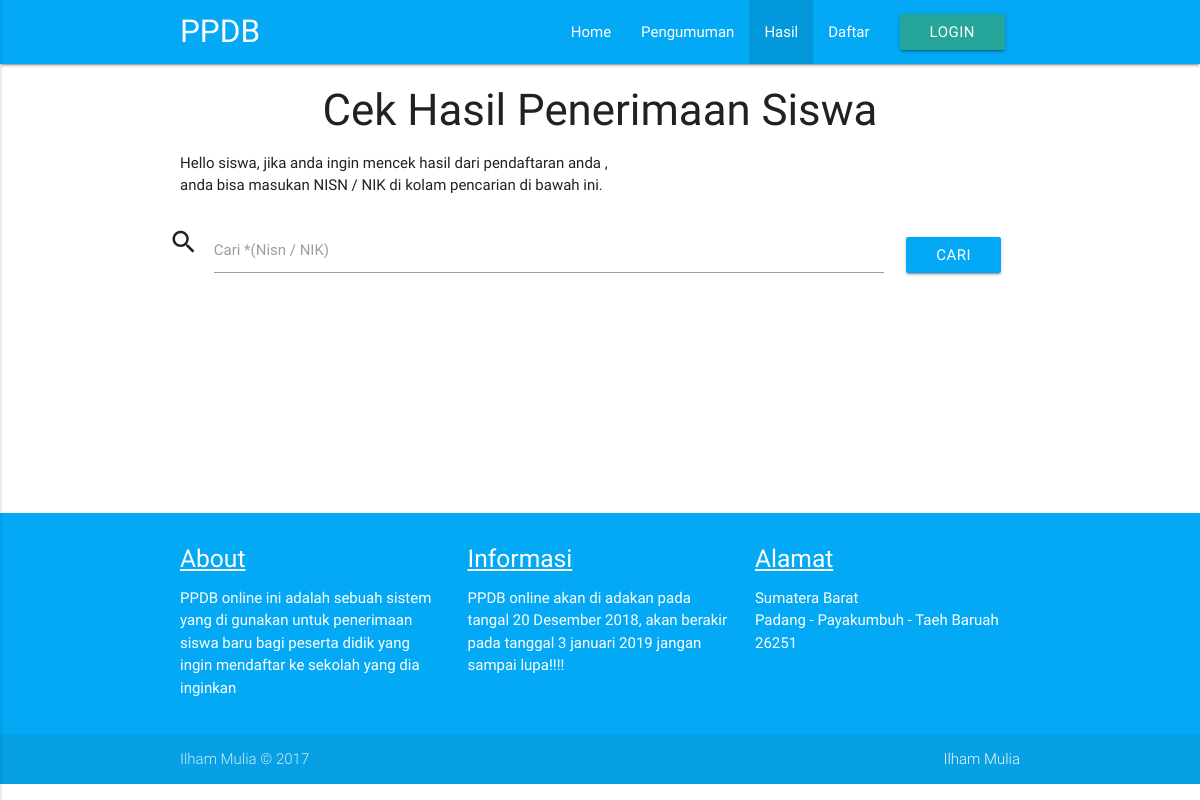
The app's page /index.php/home/hasil with its own data.
### tables this page shows
CREATE TABLE IF NOT EXISTS `config` (
`id` int(11) NOT NULL,
  `judul` varchar(200) NOT NULL,
  `text_home` text NOT NULL,
  `text_pengumuman` text NOT NULL,
  `about` text NOT NULL,
  `informasi` text NOT NULL,
  `alamat` text NOT NULL,
  `pemilik` varchar(200) NOT NULL
);

### application/models/tampil_m.php (called while the page is built, shortened)
<?php
class Tampil_m extends CI_Model{
  function data_tampil(){
    return $this->db->get('config');
  }
}

### application/controllers/home.php (called while the page is built, shortened)
<?php
class Home extends CI_Controller {
  public function __construct()
  {
    $this->load->model('login_m');
    $this->load->model('daftar_m');
    $this->load->model('tampil_m');
  }
  public function hasil()
	{
  $data['data'] = $this->tampil_m->data_tampil()->result();
  $this->load->view('hasil', $data);
	}
}

### index.php (called while the page is built, shortened)
<?php
require_once BASEPATH.'core/CodeIgniter.php';

### application/views/hasil.php (the view, shortened to what this page needs)
<?php
foreach ($data as $tampil) {
  ?>
<html lang="en">
<head>
  <link href="<?php echo base_url('materialize/css/materialize.css'); ?>" type="text/css" rel="stylesheet" media="screen,projection"/>
  <link href="<?php echo base_url('materialize/css/materialize.min.css'); ?>" type="text/css" rel="stylesheet" media="screen,projection"/>
</head>
<body>
<div class="navbar-fixed">
  <nav class="light-blue">
    <div class="container">
    <div class="nav-wrapper">
      <a href="#" class="brand-logo"><?php echo $tampil->judul; ?></a>
      <ul class="right hide-on-med-and-down">
        <li><a href="<?php echo base_url()?>" >Home</a></li>
        <li><a href="<?php echo base_url('index.php/home/pengumuman')?>">Pengumuman</a></li>
        <li class="active"><a href="<?php echo base_url('index.php/home/hasil')?>">Hasil</a></li>
        <li><a href="<?php echo base_url('index.php/home/daftar')?>">Daftar</a></li>
        <li><a class="waves-effect waves-light btn" href="<?php echo base_url('index.php/home/login')?>">Login</a></li>
      </ul>
    </div>
    </div>
  </nav>
</div>
<div class="container">
  <div class="row">
    <div class="col s12">
      <center><h3>Cek Hasil Penerimaan Siswa</h3></center>
      <p>
        Hello siswa, jika anda ingin mencek hasil dari pendaftaran anda ,<br>
        anda bisa masukan NISN / NIK di
        kolam pencarian di bawah ini.
      </p>
    </div>
    <form class="" action="<?php echo base_url('index.php/home/hasildata'); ?>" method="post"><br>
      <div class="row" >
        <div class="input-field col s10" >
          <i class="material-icons prefix">search</i>
          <input id="icon_prefix" type="text" class="validate" name="key">
          <label for="icon_prefix">Cari *(Nisn / NIK)</label>
        </div>
        <div class="col s2">
          <input type="submit" name="" value="Cari" class="btn light-blue"style="margin-top:20%;" >
        </div>
      </div>
  </form>
  </div>
  <br><br><br><br><br><br><br><br>
</div>
<?php include 'footer.php'; ?>
<?php } ?>

### application/views/footer.php (shortened to what this page needs)
<?php
foreach ($data as $tampil) {
  ?>
<footer class=" light-blue page-footer" class="">
  <div class="container">
    <div class="row">
      <div class="col s4">
        <h5><u>About</u></h5>
        <p>
            <?php echo $tampil->about; ?>
        </p>
      </div>
      <div class="col s4">
          <h5><u>Informasi</u></h5>
          <p>
              <?php echo $tampil->informasi; ?>
          </p>
      </div>
      <div class="col s4">
        <h5><u>Alamat</u></h5>
        <p>
            <?php echo $tampil->alamat; ?>
        </p>
      </div>
    </div>
  </div>
  <div class="footer-copyright">
    <div class="container">
     <?php echo $tampil->pemilik; ?> &copy; 2017
      <a class="grey-text text-lighten-4 right" href=""><?php echo $tampil->pemilik; ?></a>
    </div>
  </div>
</footer>
  </body>
</html>
<?php } ?>

### records on screen
config: judul "PPDB", about "PPDB online ini adalah sebuah sistem yang di gunakan untuk penerimaan siswa baru bagi peserta didik yang ingin mendaftar ke sekolah yang dia inginkan", informasi "PPDB online akan di adakan pada tangal 20 Desember 2018, akan berakir pada tanggal 3 januari 2019 jangan sampai lupa!!!!", alamat "Sumatera Barat Padang - Payakumbuh - Taeh Baruah 26251", pemilik "Ilham Mulia"
